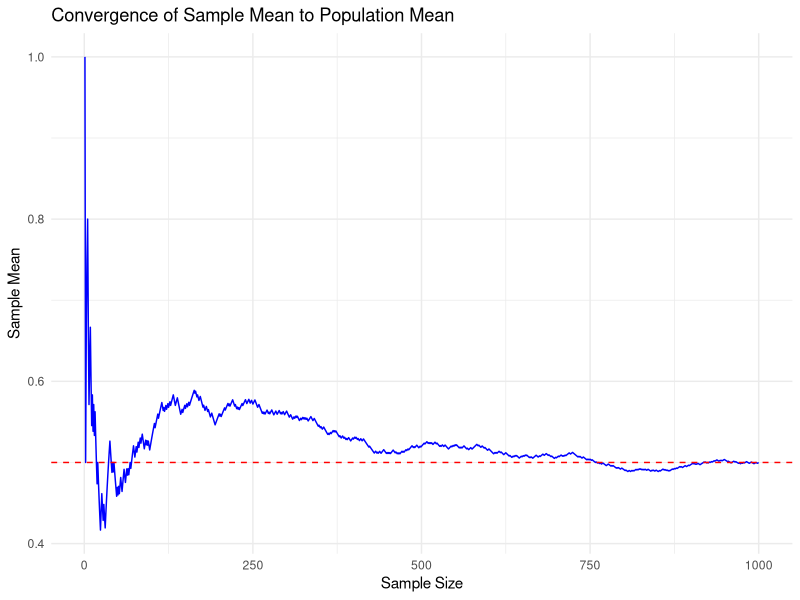
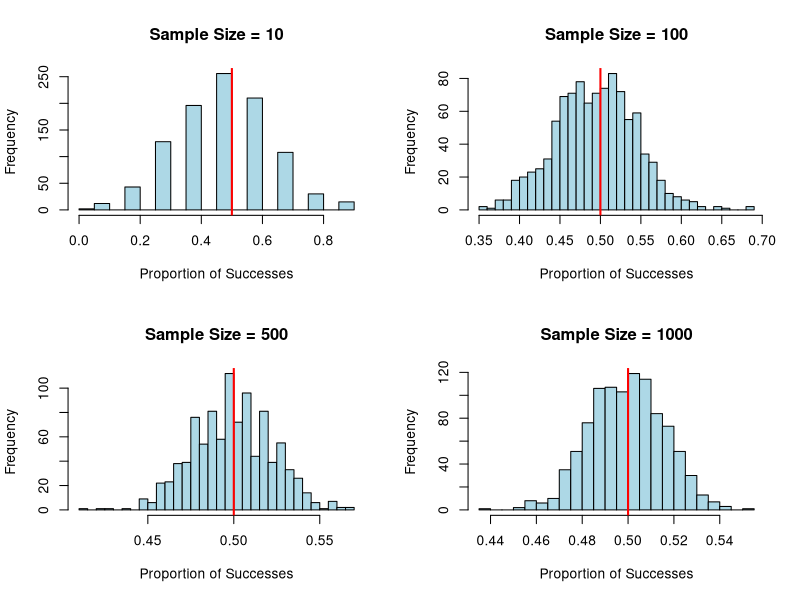
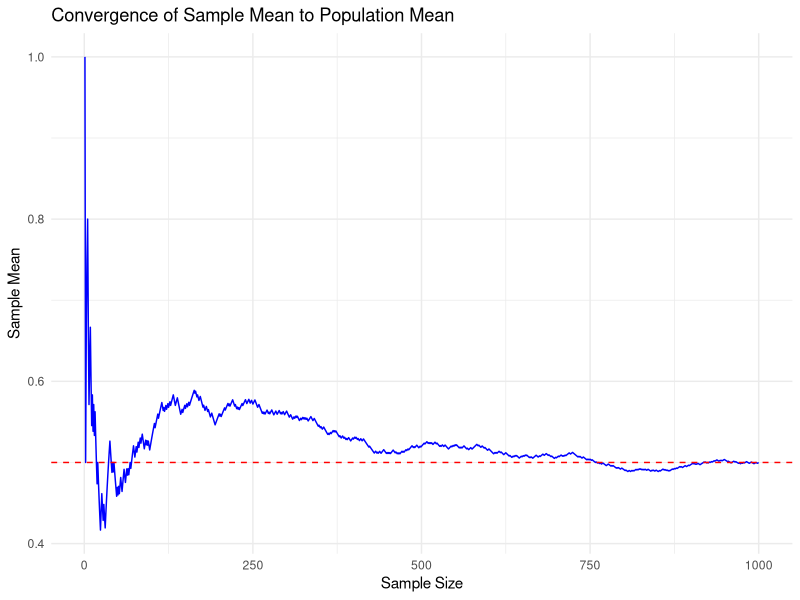
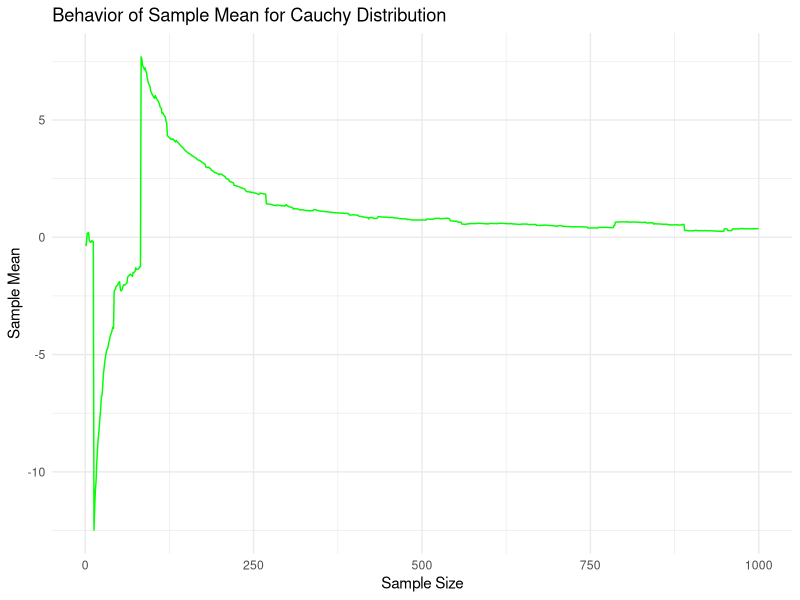
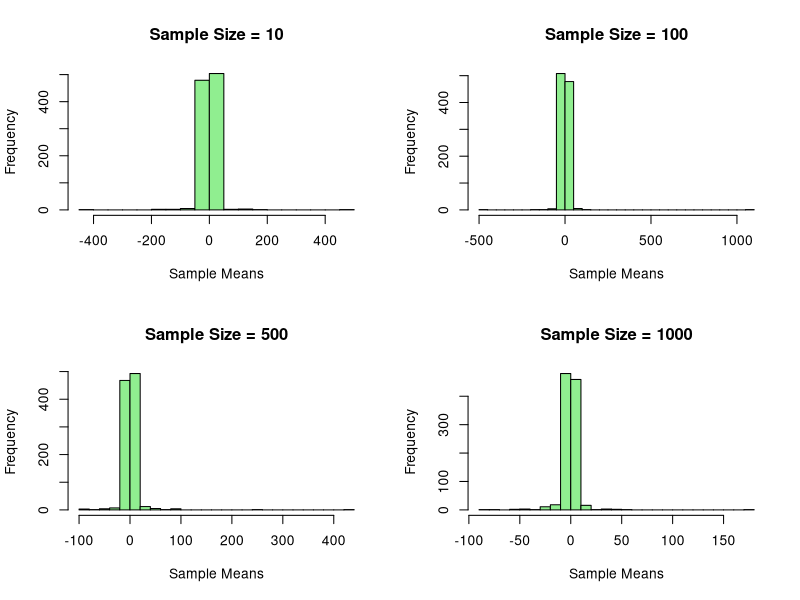
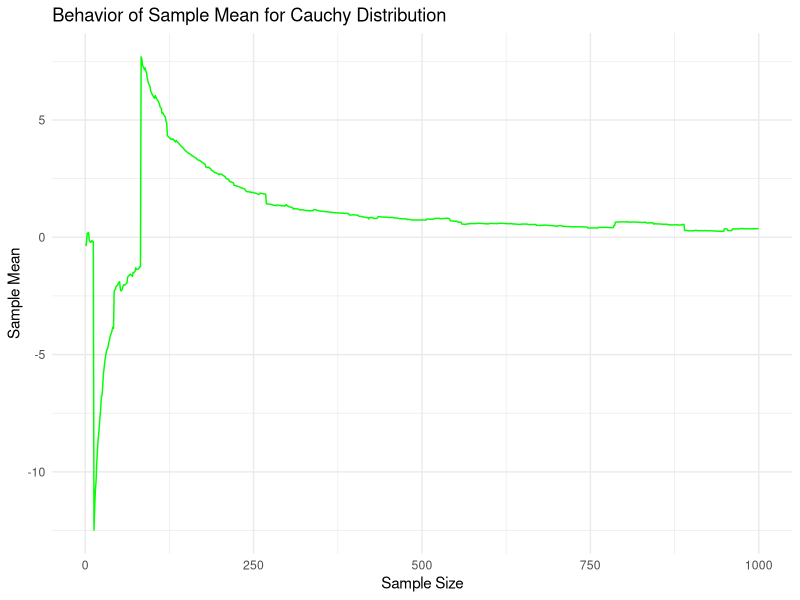

Recreate these plots in R, in order.
library(ggplot2)
# set.seed(123)

rPath <- "/mnt/store/learn/econometrics/code/3-5/"

# Plot of Bernoulli Random Variable Mean as sample size reaches 1000
n <- 1000
p <- 0.5
bernoulli_samples <- rbinom(n, size = 1, prob = p)
sample_means <- cumsum(bernoulli_samples) / seq_along(bernoulli_samples) # Running mean
df <- data.frame(SampleSize = seq_along(sample_means), SampleMean = sample_means)
ggplot(df, aes(x = SampleSize, y = SampleMean)) +
  geom_line(color = "blue") +
  geom_hline(yintercept = p, linetype = "dashed", color = "red") +
  labs(title = "Convergence of Sample Mean to Population Mean",
       x = "Sample Size",
       y = "Sample Mean") +
  theme_minimal()

# Save as LLN_bernoulli.png
ggsave(file.path(rPath, "LLN_bernoulli.png"))

# Plot of Bernoulli Random Variable as sample size reaches 1000
clt_bernoulli <- function() {
  par(mfrow=c(2,2))
  # set.seed(123)
  
  sample_sizes <- c(10, 100, 500, 1000)
  
  # for each sample size, generate 1000 samples and plot the histogram of proportions of successes
  for (n in sample_sizes) {
    samples <- rbinom(1000, size=n, prob=p) / n
    hist(samples, breaks=30, main=paste("Sample Size =", n),
         xlab="Proportion of Successes", col="lightblue", border="black")
    abline(v=p, col="red", lwd=2)
  }
}

clt_bernoulli()

# Save as LLN_clt.png
dev.copy(png, file.path(rPath, "CLT_bernoulli.png"))
dev.off()

# Plot of Cauchy Random Variable Mean as sample size reaches 1000
# set.seed(123)
n <- 1000
cauchy_samples <- rcauchy(n)
cauchy_sample_means <- cumsum(cauchy_samples) / seq_along(cauchy_samples)
df_cauchy <- data.frame(SampleSize = seq_along(cauchy_sample_means), SampleMean = cauchy_sample_means)
ggplot(df_cauchy, aes(x = SampleSize, y = SampleMean)) +
  geom_line(color = "green") +
  labs(title = "Behavior of Sample Mean for Cauchy Distribution",
       x = "Sample Size",
       y = "Sample Mean") +
  theme_minimal()

# Save as LLN_cauchy.png
ggsave(file.path(rPath, "LLN_cauchy.png"))

# Plot of Cauchy Random Variable Distribution as sample size reaches 1000
clt_cauchy <- function() {
  par(mfrow=c(2,2))
  # set.seed(123)
  
  sample_sizes <- c(10, 100, 500, 1000)
  
  for (n in sample_sizes) {
    samples <- replicate(1000, mean(rcauchy(n)))
    hist(samples, breaks=30, main=paste("Sample Size =", n),
         xlab="Sample Means", col="lightgreen", border="black")
  }
}

clt_cauchy()

# Save as LLN_clt_cauchy.png
dev.copy(png, file.path(rPath, "CLT_cauchy.png"))
dev.off()
